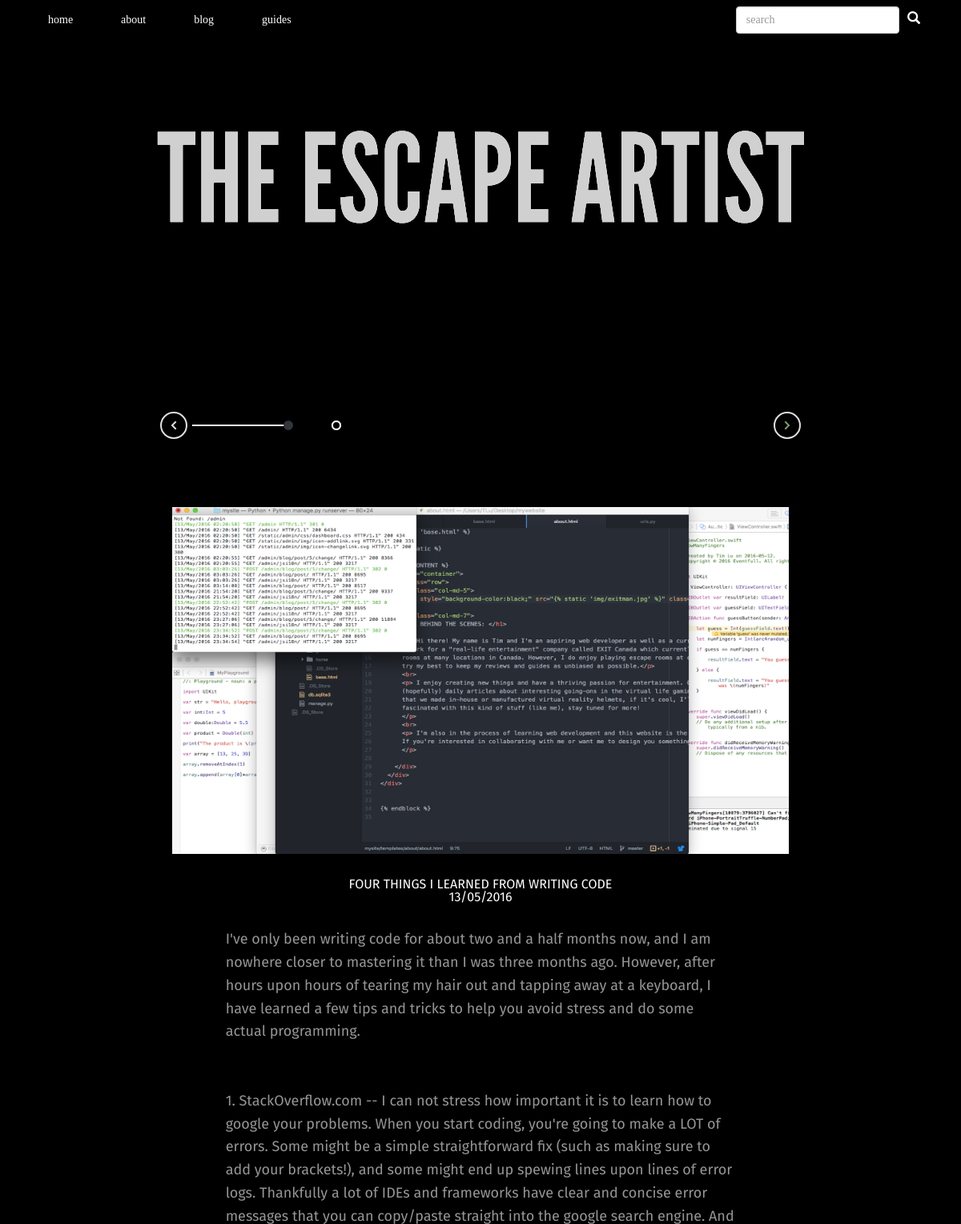
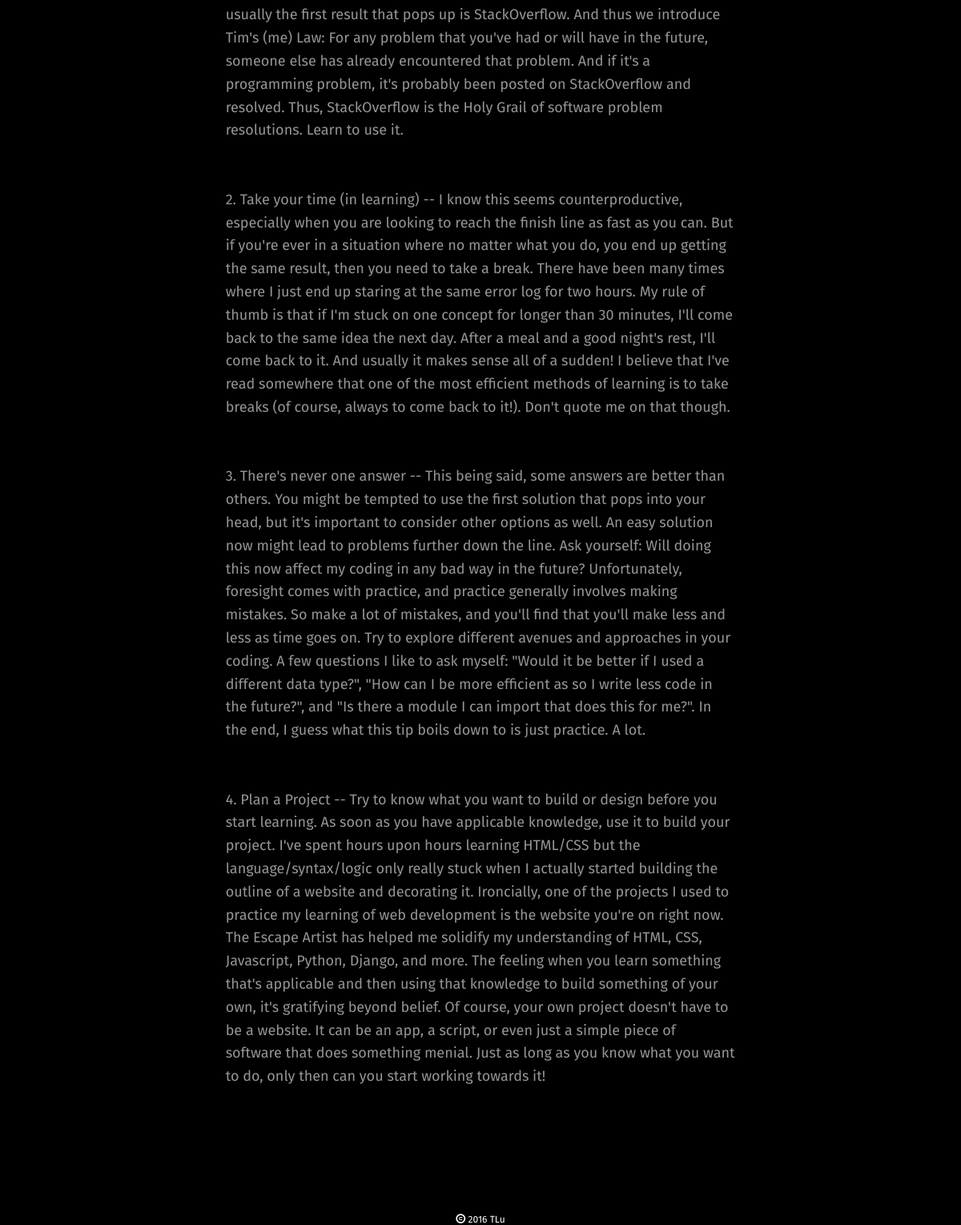
Screenshot of /blog/ with the database file from the repository (2 pictures, top to bottom).
### blog/models.py (models this page shows, shortened)
class Post(models.Model):
    img_path = models.CharField(max_length=60)
    title = models.CharField(max_length=60)
    date = models.CharField(max_length=20)
    datestamp = models.DateField()
    text = models.TextField()
    draft= models.BooleanField(default=False)

### blog/views.py (the view)
# urls.py: 2. Add a URL to urlpatterns:  url(r'^blog/', include('blog.urls'))
def blog(request):
    firstpost = Post.objects.filter(draft=False).order_by("-datestamp")[0]
    posts = Post.objects.filter(draft=False).order_by("-datestamp")[1:]
    return render(request, 'blog/blog.html', {"firstpost":firstpost, "posts":posts})

### templates/blog/blog.html (shortened to what this page needs)
{% extends 'base.html' %}
{% load staticfiles %}
{% block head_block %}
	<link rel="stylesheet" href="{% static 'blog/css/reset.css'%}">
	<link rel="stylesheet" href="{% static 'blog/css/style.css'%}">
{% endblock %}
{% block CONTENT %}
<div class="container">
	<div class="row">
		<div class="col-md-12">
<section class="cd-horizontal-timeline">
	<div class="timeline">
		<div class="events-wrapper">
			<div class="events">
				<span class="filling-line" aria-hidden="true"></span>
			</div>
		</div>
		<ul class="cd-timeline-navigation">
			<li><a href="#0" class="prev inactive">Prev</a></li>
			<li><a href="#0" class="next">Next</a></li>
		</ul>
	</div>
	<div class="events-content">
		<ol>
			<li class="selected" data-date="{{firstpost.date}}">
				<div style="margin-top:20px;margin-bottom:30px;"class="row">
			    <div class="col-md-12">
			      <img src="{{firstpost.img_path}}" class="img-responsive center-block"/>
			    </div>
			  </div>
			  <div style="margin-bottom:30px;" class="row">
			    <div class="col-md-12">
			      <h1> {{firstpost.title}} </h1>
			      <h5> {{firstpost.date}} <h5>
			    </div>
			  </div>
			  <div style="margin-bottom:30px;"class="row">
			    <div class="col-md-1"></div>
			    <div class="col-md-10">
			      <p>
			        {{firstpost.text|linebreaksbr}}
			      </p>
			    </div>
			    <div class="col-md-1"></div>
			  </div>
			</li>
		</ol>
	</div>
</section>
</div>
</div>
</div>
{% endblock %}

### templates/base.html (shortened to what this page needs)
{% load static %}
<html>
  <head lang="en">
    <link rel="stylesheet" href="{% static 'css/bootstrap.css' %}">
    <link rel="stylesheet" href="{% static 'css/default.css' %}">
    {% block head_block %}
    {% endblock %}
  </head>
  <body>
  {% block TASKBAR %}
    <nav class="navbar navbar-default">
      <div class="container">
        <div class="collapse navbar-collapse" id="bs-example-navbar-collapse-1">
          <ul class="nav navbar-nav">
            <li><a style="font-size:14px;" class="nav-button" href="{% url 'home:home' %}">home</a></li>
            <li><a style="font-size:14px;" class="nav-button" href="{% url 'about:about' %}">about</a></li>
            <li><a style="font-size:14px;" class="nav-button" href="{% url 'blog:blog' %}">blog</a></li>
            <li><a style="font-size:14px;" class="nav-button" href="{% url 'guides:guides' %}">guides</a></li>
          </ul>
          <ul class="nav navbar-nav navbar-right">
            <form class="navbar-form navbar-left" role="search">
              <div class="form-group">
                <input style="font-family:futura;" type="text" class="form-control" placeholder="search">
              </div>
              <button type="submit" class="btn-custom"><span class="glyphicon glyphicon-search" aria-hidden="true"></span></button>
            </form>
          </ul>
        </div>
      </div>
    </nav>
  {% endblock %}
  {% block BANNER %}
    <div class="container">
      <div class="row">
        <div class="col-md-12">
          <img style="background-color:black;" src="{% static 'img/banner.png' %}" class="img-responsive center-block"/>
        </div>
      </div>
    </div>
  {% endblock %}
  {% block CONTENT %}
  {% endblock %}
  {%block CREDITS%}
    <div class="row">
      <div style="margin-top:30px; text-align:center;" class="col-md-12">
        <p style="font-size:12px;"><span class="glyphicon glyphicon-copyright-mark" aria-hidden="true"></span> 2016 TLu</p>
      </div>
    </div>
  {%endblock%}
  </body>
</html>

### static/css/default.css (style rules this page uses)
body { background-color:black; }
p { color: white; font-family: optima; font-size: 15px; line-height: 200%; }
h1 { text-align: center; font-family: futura; color: white; }
h5 { text-align: center; font-family: futura; color: white; }
.btn-custom { border-style:none; background-color:black; color:white; font-family:futura; }
.nav-button { margin-right: 30px; }
.navbar-default { background-color: #000000; border-color: #000000; }
.navbar-default .navbar-nav > li > a { font-family: futura; color: #ffffff; }
.navbar-default .navbar-collapse, .navbar-default .navbar-form { border-color: #ffffff; }

### rows the page displays
Post: img_path (picture), title "FOUR THINGS I LEARNED FROM WRITING CODE", date "13/05/2016", text "I've only been writing code for about two and a half months now, and I am nowhere closer to mastering it than I was three months ago. However, after hours upon hours of tearing my hair out and tapping away at a keyboard, I have learned a few tips and tricks to help you avoid stress and do some actual programming. 1. StackOverflow.com -- I can not stress how important it is to learn how to google your problems. When you start coding, you're going to make a LOT of errors. Some might be a simple straightforward fix (such as making sure to add your brackets!), and some might end up spewing lines upon lines of error logs. Thankfully a lot of IDEs and frameworks have clear and concise error…"
